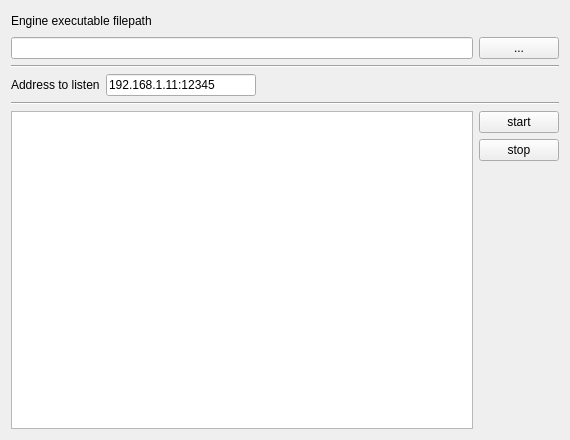
<?xml version="1.0" encoding="UTF-8"?>
<ui version="4.0">
 <class>MainWindow</class>
 <widget class="QWidget" name="MainWindow">
  <property name="geometry">
   <rect>
    <x>0</x>
    <y>0</y>
    <width>570</width>
    <height>440</height>
   </rect>
  </property>
  <property name="windowTitle">
   <string>uci network proxy server</string>
  </property>
  <layout class="QGridLayout" name="gridLayout">
   <item row="0" column="0">
    <layout class="QVBoxLayout" name="verticalLayout_2">
     <item>
      <layout class="QHBoxLayout" name="horizontalLayout">
       <item>
        <widget class="QLabel" name="label_engineExecutableFilepath">
         <property name="text">
          <string>Engine executable filepath</string>
         </property>
        </widget>
       </item>
       <item>
        <spacer name="horizontalSpacer">
         <property name="orientation">
          <enum>Qt::Horizontal</enum>
         </property>
         <property name="sizeHint" stdset="0">
          <size>
           <width>40</width>
           <height>20</height>
          </size>
         </property>
        </spacer>
       </item>
      </layout>
     </item>
     <item>
      <layout class="QHBoxLayout" name="horizontalLayout_2">
       <item>
        <widget class="QLineEdit" name="lineEdit_engineExecutableFilepath">
         <property name="text">
         </property>
        </widget>
       </item>
       <item>
        <widget class="QPushButton" name="pushButton_engineExecutableFilepath">
         <property name="text">
          <string>...</string>
         </property>
        </widget>
       </item>
      </layout>
     </item>
     <item>
      <widget class="Line" name="line">
       <property name="orientation">
        <enum>Qt::Horizontal</enum>
       </property>
      </widget>
     </item>
     <item>
      <layout class="QHBoxLayout" name="horizontalLayout_4">
       <item>
        <widget class="QLabel" name="label_addressToListen">
         <property name="text">
          <string>Address to listen</string>
         </property>
        </widget>
       </item>
       <item>
        <widget class="QLineEdit" name="lineEdit_addressToListen">
         <property name="sizePolicy">
          <sizepolicy hsizetype="Preferred" vsizetype="Fixed">
           <horstretch>0</horstretch>
           <verstretch>0</verstretch>
          </sizepolicy>
         </property>
         <property name="minimumSize">
          <size>
           <width>150</width>
           <height>0</height>
          </size>
         </property>
         <property name="text">
          <string>192.168.1.11:12345</string>
         </property>
        </widget>
       </item>
       <item>
        <spacer name="horizontalSpacer_2">
         <property name="orientation">
          <enum>Qt::Horizontal</enum>
         </property>
         <property name="sizeHint" stdset="0">
          <size>
           <width>40</width>
           <height>20</height>
          </size>
         </property>
        </spacer>
       </item>
      </layout>
     </item>
     <item>
      <widget class="Line" name="line_2">
       <property name="orientation">
        <enum>Qt::Horizontal</enum>
       </property>
      </widget>
     </item>
     <item>
      <layout class="QHBoxLayout" name="horizontalLayout_3">
       <item>
        <widget class="QPlainTextEdit" name="plainTextEdit_log"/>
       </item>
       <item>
        <layout class="QVBoxLayout" name="verticalLayout">
         <item>
          <widget class="QPushButton" name="pushButton_start">
           <property name="text">
            <string>start</string>
           </property>
          </widget>
         </item>
         <item>
          <widget class="QPushButton" name="pushButton_stop">
           <property name="text">
            <string>stop</string>
           </property>
          </widget>
         </item>
         <item>
          <spacer name="verticalSpacer">
           <property name="orientation">
            <enum>Qt::Vertical</enum>
           </property>
           <property name="sizeHint" stdset="0">
            <size>
             <width>20</width>
             <height>40</height>
            </size>
           </property>
          </spacer>
         </item>
        </layout>
       </item>
      </layout>
     </item>
    </layout>
   </item>
  </layout>
 </widget>
 <layoutdefault spacing="6" margin="11"/>
 <resources/>
 <connections/>
</ui>
